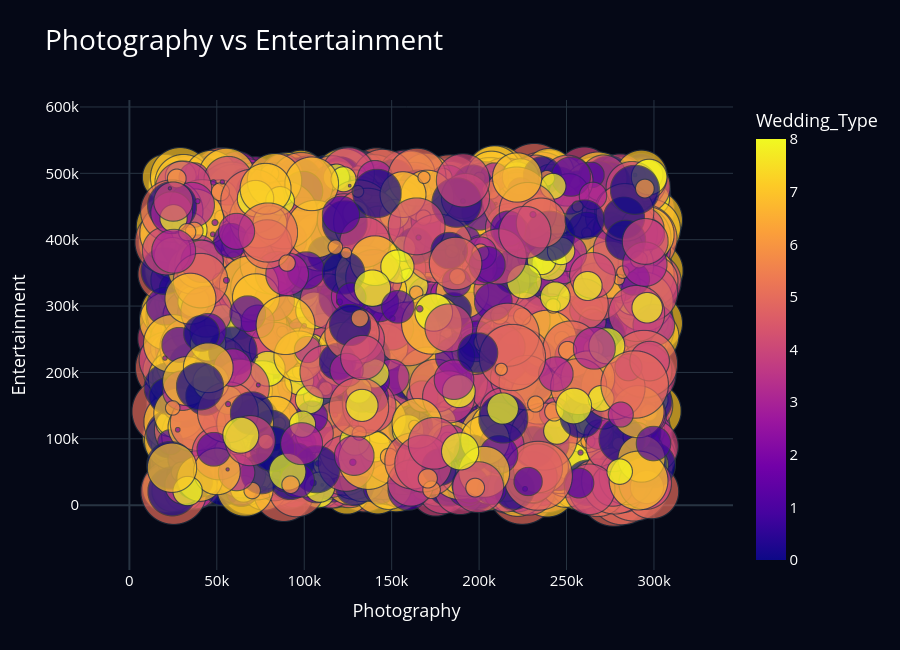

Notebook cell for this chart:
### Code cell
fig=px.scatter(

df,

x="Photography",

y="Entertainment",

size="Cost_of_Type",

color="Wedding_Type",

hover_name="Place",

size_max=70,

color_discrete_sequence=px.colors.qualitative.Bold,

title="Photography vs Entertainment"

)

fig.update_layout(**fig_layout,height=650)

fig.show()

### Figure 1 — Plotly figure (JSON) as saved in the notebook; plotly's stock layout.template omitted (floating-point values rounded to 4 significant figures; data arrays with more than 128 entries replaced by an {"elided": "..."} marker saying what was removed)
{"data": [{"hovertemplate": "<b>%{hovertext}</b><br><br>Photography=%{x}<br>Entertainment=%{y}<br>Cost_of_Type=%{marker.size}<br>Wedding_Type=%{marker.color}<extra></extra>", "hovertext": {"elided": "4349 float values"}, "legendgroup": "", "marker": {"color": {"elided": "4349 int values"}, "coloraxis": "coloraxis", "size": {"elided": "4349 int values"}, "sizemode": "area", "sizeref": 2447.0, "symbol": "circle"}, "mode": "markers", "name": "", "showlegend": false, "type": "scattergl", "x": {"elided": "4349 int values"}, "xaxis": "x", "y": {"elided": "4349 int values"}, "yaxis": "y"}], "layout": {"coloraxis": {"colorbar": {"title": {"text": "Wedding_Type"}}, "colorscale": [[0, "#0d0887"], [0.1111, "#46039f"], [0.2222, "#7201a8"], [0.3333, "#9c179e"], [0.4444, "#bd3786"], [0.5556, "#d8576b"], [0.6667, "#ed7953"], [0.7778, "#fb9f3a"], [0.8889, "#fdca26"], [1, "#f0f921"]]}, "font": {"color": "white", "size": 15}, "height": 650, "legend": {"itemsizing": "constant", "tracegroupgap": 0}, "paper_bgcolor": "#050816", "plot_bgcolor": "#050816", "title": {"font": {"color": "white", "size": 28}, "text": "Photography vs Entertainment"}, "xaxis": {"anchor": "y", "domain": [0, 1], "title": {"text": "Photography"}}, "yaxis": {"anchor": "x", "domain": [0, 1], "title": {"text": "Entertainment"}}}}
